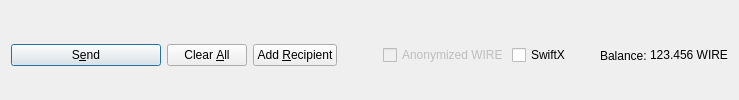
         <widget class="QFrame" name="frame_Send">
          <layout class="QHBoxLayout" name="horizontalLayout">
           <property name="bottomMargin">
            <number>0</number>
           </property>
           <item>
            <widget class="QPushButton" name="sendButton">
             <property name="minimumSize">
              <size>
               <width>150</width>
               <height>0</height>
              </size>
             </property>
             <property name="toolTip">
              <string>Confirm the send action</string>
             </property>
             <property name="text">
              <string>S&amp;end</string>
             </property>
             <property name="icon">
              <iconset resource="../wire.qrc">
               <normaloff>:/icons/send</normaloff>:/icons/send</iconset>
             </property>
             <property name="autoDefault">
              <bool>false</bool>
             </property>
             <property name="default">
              <bool>true</bool>
             </property>
            </widget>
           </item>
           <item>
            <widget class="QPushButton" name="clearButton">
             <property name="sizePolicy">
              <sizepolicy hsizetype="Minimum" vsizetype="Fixed">
               <horstretch>0</horstretch>
               <verstretch>0</verstretch>
              </sizepolicy>
             </property>
             <property name="toolTip">
              <string>Clear all fields of the form.</string>
             </property>
             <property name="text">
              <string>Clear &amp;All</string>
             </property>
             <property name="icon">
              <iconset resource="../wire.qrc">
               <normaloff>:/icons/remove</normaloff>:/icons/remove</iconset>
             </property>
             <property name="autoDefault">
              <bool>false</bool>
             </property>
            </widget>
           </item>
           <item>
            <widget class="QPushButton" name="addButton">
             <property name="toolTip">
              <string>Send to multiple recipients at once</string>
             </property>
             <property name="text">
              <string>Add &amp;Recipient</string>
             </property>
             <property name="icon">
              <iconset resource="../wire.qrc">
               <normaloff>:/icons/add</normaloff>:/icons/add</iconset>
             </property>
             <property name="autoDefault">
              <bool>false</bool>
             </property>
            </widget>
           </item>
           <item>
            <spacer name="horizontalSpacer">
             <property name="orientation">
              <enum>Qt::Horizontal</enum>
             </property>
             <property name="sizeHint" stdset="0">
              <size>
               <width>40</width>
               <height>20</height>
              </size>
             </property>
            </spacer>
           </item>
           <item>
            <layout class="QHBoxLayout" name="horizontalLayout_2">
             <property name="spacing">
              <number>3</number>
             </property>
             <item>
              <widget class="QCheckBox" name="checkzWIRE">
               <property name="enabled">
                <bool>false</bool>
               </property>
               <property name="text">
                <string>Anonymized WIRE</string>
               </property>
              </widget>
             </item>
             <item>
              <widget class="QCheckBox" name="checkSwiftTX">
               <property name="enabled">
                <bool>true</bool>
               </property>
               <property name="minimumSize">
                <size>
                 <width>85</width>
                 <height>0</height>
                </size>
               </property>
               <property name="text">
                <string>SwiftX</string>
               </property>
              </widget>
             </item>
             <item>
              <widget class="QLabel" name="label">
               <property name="text">
                <string>Balance:</string>
               </property>
              </widget>
             </item>
             <item>
              <widget class="QLabel" name="labelBalance">
               <property name="sizePolicy">
                <sizepolicy hsizetype="Preferred" vsizetype="Fixed">
                 <horstretch>0</horstretch>
                 <verstretch>0</verstretch>
                </sizepolicy>
               </property>
               <property name="cursor">
                <cursorShape>IBeamCursor</cursorShape>
               </property>
               <property name="text">
                <string notr="true">123.456 WIRE</string>
               </property>
               <property name="textInteractionFlags">
                <set>Qt::LinksAccessibleByMouse|Qt::TextSelectableByKeyboard|Qt::TextSelectableByMouse</set>
               </property>
              </widget>
             </item>
            </layout>
           </item>
          </layout>
         </widget>
